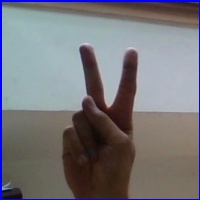
#> input picture Archive/hand_playground/mdp_hand/hand.jpg, 200 x 200 px
$ python lib_effect_compare.py
#> lines starting #> are read from the running program, lines starting #| are printed output that depends on the picture
"""
author: Jet Chien
GitHub: https://github.com/jet-c-21
Create Date: 11/18/21
"""
# coding: utf-8
from cv2 import cv2
import numpy as np
from imutils.convenience import rotate_bound


def show_image(image: np.ndarray):
    cv2.imshow('', image)
    cv2.waitKey(0)


if __name__ == '__main__':
    IMG_PATH = 'hand.jpg'
    img_raw = cv2.imread(IMG_PATH)
#> img_raw is the input picture: shape (200, 200, 3); mean B, G, R 122.3, 117.9, 119

    ir = rotate_bound(img_raw, 30)
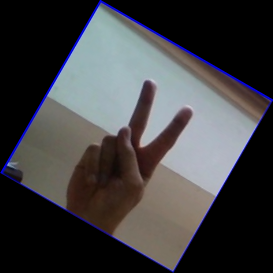
#> ir: shape (273, 273, 3); mean B, G, R 65.6, 63.3, 63.9
    show_image(ir)
    show_image(img_raw)

$ run again, with Archive/hand_playground/mdp_hand/jet_left.png saved as Archive/hand_playground/mdp_hand/hand.jpg
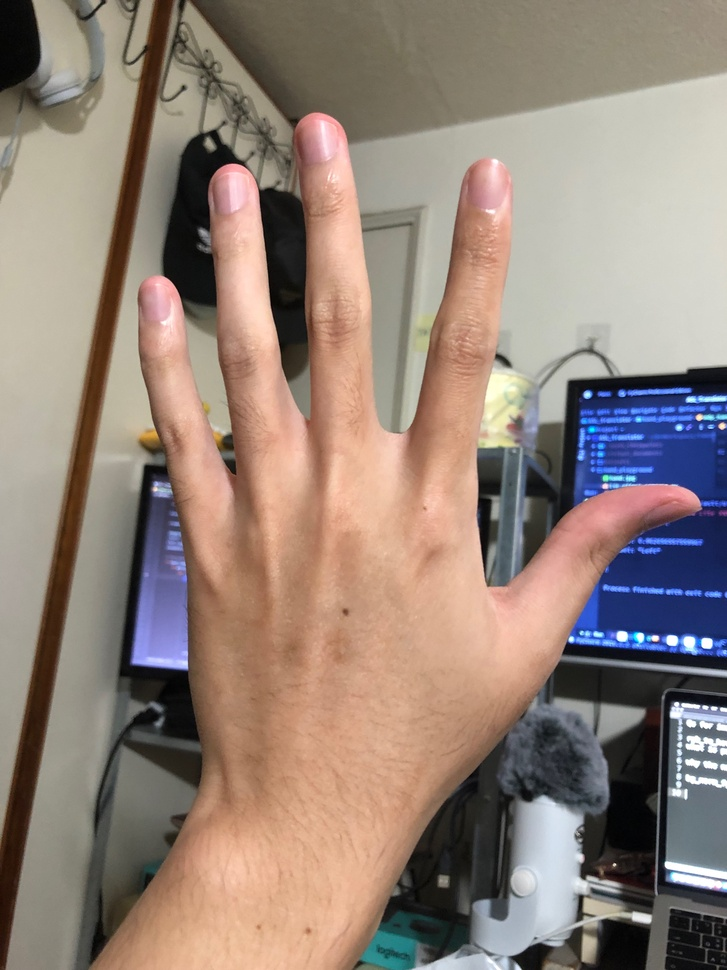
#> input picture Archive/hand_playground/mdp_hand/jet_left.png, 727 x 970 px, shrunk from 2448 x 3264 before the run
#> img_raw is the input picture: shape (970, 727, 3); mean B, G, R 120.8, 130.8, 147.3
#> `ir = rotate_bound(img_raw, 30)`:
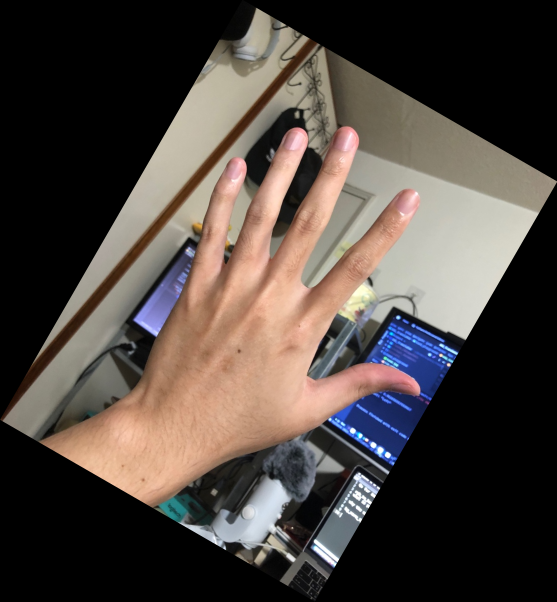
#> ir: shape (1203, 1114, 3) (shown at 1/2 size); mean B, G, R 63.6, 68.8, 77.5
